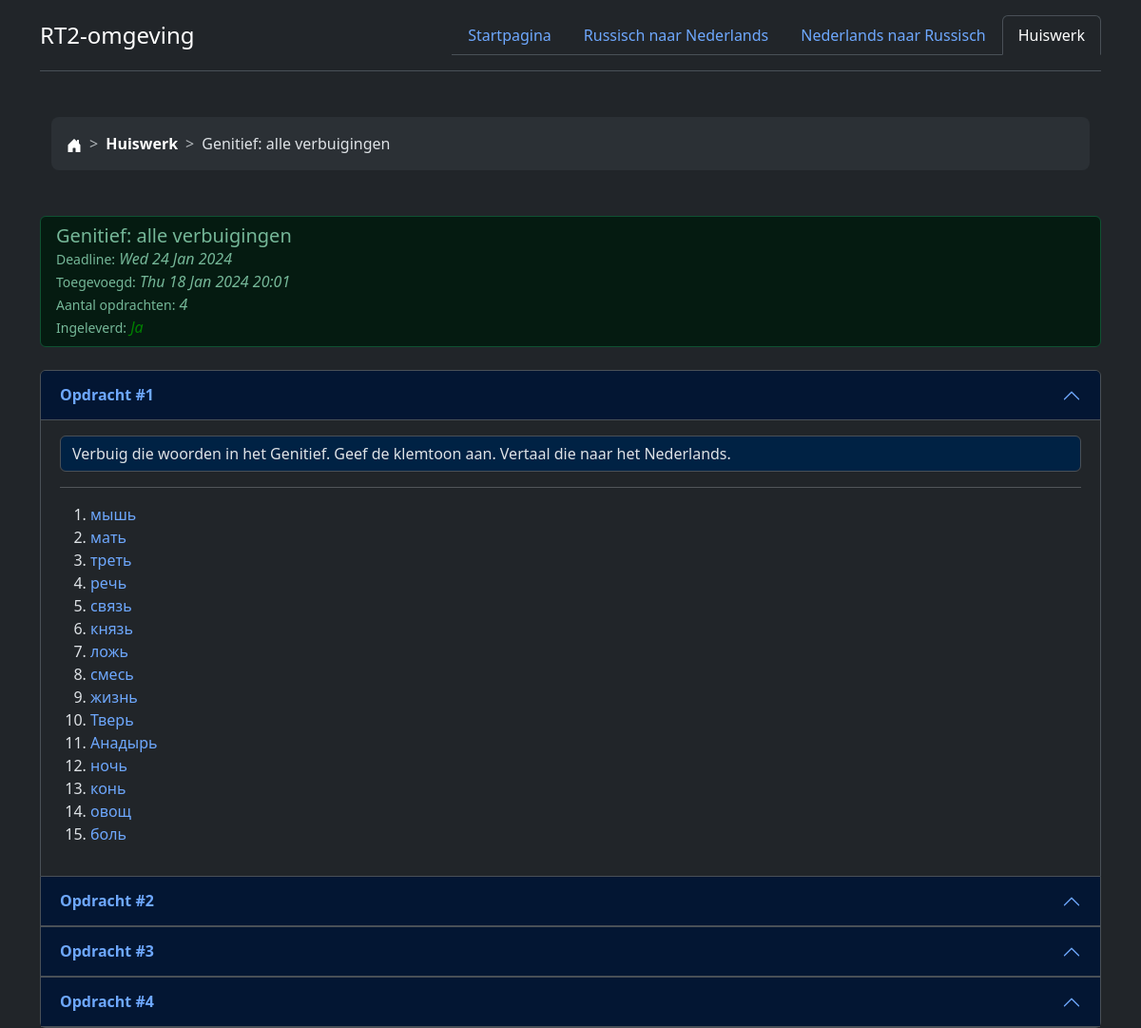
The page /huiswerk/7/ on the database its author committed.
### Vocabulaire/models.py (models this page shows, shortened)
class Homework(models.Model):
    created = models.DateTimeField(null=True, blank=True)
    visible = models.BooleanField(default=False)
    deadline = models.DateField()
    topic = models.CharField(max_length=200)
    done = models.BooleanField()
    def __str__(self):
        return self.topic

class Task(models.Model):
    homework = models.ForeignKey(Homework, on_delete=models.CASCADE)
    description = models.TextField()
    content = RichTextField()

### Vocabulaire/views.py (the view)
# urls.py: path("huiswerk/<homework_id>/", views.tasks, name='tasks'),
def tasks(request, homework_id):
    homework = Homework.objects.get(id=homework_id)
    tasks = homework.task_set.all()
    breadcrumb = ['homework', 'tasks']
    breadcrumb_names = [unquote(page) for page in reverse('tasks', args=[
        homework_id]).strip(
        "/").split("/")]
    breadcrumb_names[-1] = str(homework)
    today = date.today()
    context = {
        'breadcrumb': list(zip(breadcrumb, breadcrumb_names)),
        'homework': homework,
        'tasks': tasks,
        'today': today,
    }
    return render(request, "Vocabulaire/tasks.html", context)

### templates/Vocabulaire/tasks.html (shortened to what this page needs)
{% extends 'Vocabulaire/base.html' %}
{% block content %}
    <ul class="list-group">
      <li class="list-group-item{% if homework.done %} list-group-item-success{% elif homework.deadline < today %} list-group-item-warning{% endif %}">
          <div class="card-body">
            <h5 class="card-title">{{ homework|capfirst }}</h5>
              <small>Deadline:</small> <i>{{ homework.deadline|date:"D d M Y" }}</i><br>
              <small>Toegevoegd:</small> <i>{{ homework.created|date:"D d M Y" }} {{ homework.created|time:"H:i" }}</i><br>
              <small>Aantal opdrachten:</small> <i>{{ homework.task_set.all|length }}</i><br>
            <small>Ingeleverd:</small> <i>{% if homework.done %}<span style="color: green">Ja</span>{% else %}<span style="color: red">Nog niet</span>{% endif %}</i>
          </div>
      </li>
  </ul>
<br>
<div class="accordion" id="accordionExample">
{% for task in tasks %}
  <div class="accordion-item">
    <h2 class="accordion-header">
      <button class="accordion-button" type="button" data-bs-toggle="collapse" data-bs-target="#task{{ task.id }}" aria-expanded="true" aria-controls="collapseOne">
        <b>Opdracht #{{ forloop.counter }}</b>
      </button>
    </h2>
    <div id="task{{ task.id }}" class="accordion-collapse collapse{% if forloop.first %} show{% endif %}" data-bs-parent="#accordionExample">
      <div class="accordion-body">
        <span class="form-control" style="background-color: #002244">
          {{ task.description|capfirst }}
        </span>
        <hr>
        {{ task.content|safe }}
      </div>
    </div>
  </div>
{% empty %}
  Helemaal geen idee hoe het gebeurd is, maar er zijn geen opdrachten voor dit huiswerk!
{% endfor %}
</div>
{% endblock %}

### templates/Vocabulaire/base.html (shortened to what this page needs)
<!DOCTYPE html>
<html lang="en" data-bs-theme="dark">
<head>
  <link href="https://cdn.jsdelivr.net/npm/bootstrap@5.3.2/dist/css/bootstrap.min.css" rel="stylesheet"
>
  <link href="https://getbootstrap.com/docs/5.3/examples/breadcrumbs/breadcrumbs.css" rel="stylesheet">
</head>
<body>
  <div class="container">
    <header class="d-flex flex-wrap justify-content-center py-3 mb-4 border-bottom">
      <a href="/" class="d-flex align-items-center mb-3 mb-md-0 me-md-auto link-body-emphasis text-decoration-none">
        <span class="fs-4">RT2-omgeving</span>
      </a>
      <ul class="nav nav-tabs">
        <li class="nav-item"><a href="/" class="nav-link{% if not breadcrumb.0.1 %} active" aria-current="page{% endif %}">Startpagina</a></li>
        <li class="nav-item"><a href="{% url 'russian' %}" class="nav-link{% if breadcrumb.0.1 == 'russisch' %} active" aria-current="page{% endif %}">Russisch naar Nederlands</a></li>
        <li class="nav-item"><a href="{% url 'dutch' %}" class="nav-link{% if breadcrumb.0.1 == 'nederlands' %} active" aria-current="page{% endif %}">Nederlands naar Russisch</a></li>
        <li class="nav-item"><a href="{% url 'homework' %}" class="nav-link{% if breadcrumb.0.1 == 'huiswerk' %} active" aria-current="page{% endif %}">Huiswerk</a></li>
      </ul>
    </header>
  </div>
<div class="container">
  <div class="container my-5">
    <nav style="--bs-breadcrumb-divider: '>';" aria-label="breadcrumb">
      <ol class="breadcrumb breadcrumb-chevron p-3 bg-body-tertiary rounded-3">
        <li class="breadcrumb-item">
          <a class="link-body-emphasis" href={% url 'index' %}>
            <svg class="bi" width="16" height="16">
              <use xlink:href="#house-door-fill" fill="white"></use>
            </svg>
        </li>
        {% for link, name in breadcrumb %}
          <li class="breadcrumb-item">
            {% if not forloop.last %}<a class="link-body-emphasis fw-semibold text-decoration-none" href="{% url link %}">{{ name|capfirst }}</a>
            {% else %}{{ name|capfirst }}{% endif %}
          </li>
        {% endfor %}
      </ol>
    </nav>
  </div>
  {% block content %}{% endblock %}
</div>
</body>
</html>

### templates/Vocabulaire/base.html (style rules this page uses)
body { -ms-overflow-style: none; }
html { overflow: scroll; scrollbar-width: none; }
a { text-decoration: none; }

### rows shown on the page
Homework: breadcrumb "Genitief: alle verbuigingen", topic "Genitief: alle verbuigingen", deadline "Wed 24 Jan 2024", created "Thu 18 Jan 2024", created "20:01", task_set.all|length "4"
Task: description "Verbuig die woorden in het Genitief. Geef de klemtoon aan. Vertaal die naar het Nederlands.", content "мышь мать треть речь связь князь ложь смесь жизнь Тверь Анадырь ночь конь овощ боль"

### other values the page prints
{{ name|capfirst }} "Huiswerk"
